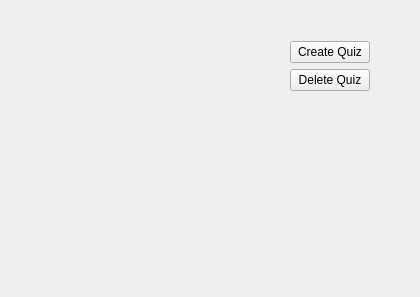
<?xml version="1.0" encoding="UTF-8"?>
<ui version="4.0">
 <class>QuizDesignerClass</class>
 <widget class="QWidget" name="QuizDesignerClass">
  <property name="geometry">
   <rect>
    <x>0</x>
    <y>0</y>
    <width>420</width>
    <height>297</height>
   </rect>
  </property>
  <property name="windowTitle">
   <string>QuizDesigner</string>
  </property>
  <widget class="QWidget" name="layoutWidget">
   <property name="geometry">
    <rect>
     <x>40</x>
     <y>30</y>
     <width>341</width>
     <height>238</height>
    </rect>
   </property>
   <layout class="QGridLayout" name="gridLayout">
    <item row="0" column="1">
     <layout class="QVBoxLayout" name="verticalLayout">
      <item>
       <widget class="QPushButton" name="createButton">
        <property name="text">
         <string>Create Quiz</string>
        </property>
       </widget>
      </item>
      <item>
       <widget class="QPushButton" name="deleteButton">
        <property name="text">
         <string>Delete Quiz</string>
        </property>
       </widget>
      </item>
      <item>
       <spacer name="verticalSpacer">
        <property name="orientation">
         <enum>Qt::Vertical</enum>
        </property>
        <property name="sizeHint" stdset="0">
         <size>
          <width>20</width>
          <height>128</height>
         </size>
        </property>
       </spacer>
      </item>
     </layout>
    </item>
    <item row="1" column="0" colspan="2">
     <widget class="QLabel" name="nameLabel">
      <property name="text">
       <string>&lt;No item selected&gt;</string>
      </property>
     </widget>
    </item>
    <item row="2" column="0" colspan="2">
     <widget class="QLabel" name="timeLabel">
      <property name="text">
       <string/>
      </property>
     </widget>
    </item>
    <item row="0" column="0">
     <spacer name="horizontalSpacer">
      <property name="orientation">
       <enum>Qt::Horizontal</enum>
      </property>
      <property name="sizeHint" stdset="0">
       <size>
        <width>40</width>
        <height>20</height>
       </size>
      </property>
     </spacer>
    </item>
   </layout>
  </widget>
 </widget>
 <layoutdefault spacing="6" margin="11"/>
 <resources>
  <include location="quizdesigner.qrc"/>
 </resources>
 <connections/>
</ui>
